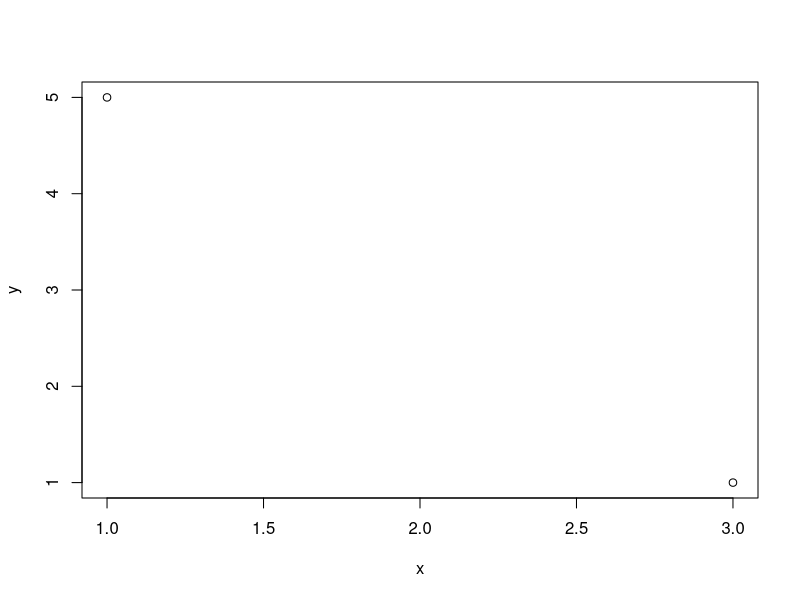
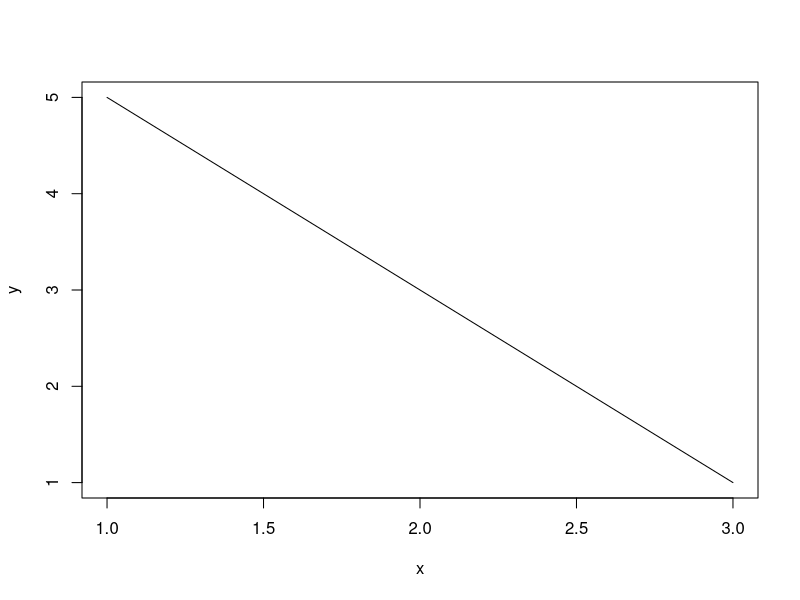
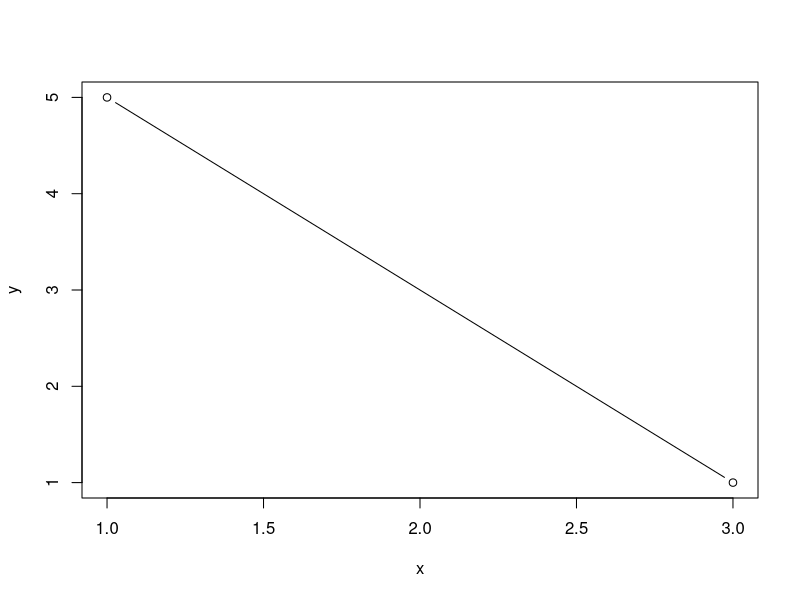
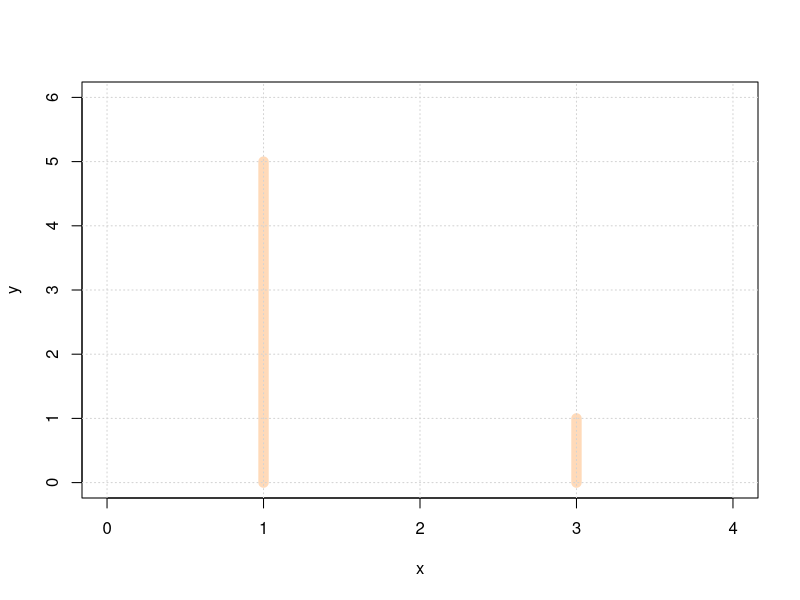

These charts were generated, in order, by the following R code:
# simple plot
# a line segment 
x <- c(1,3) # a sequence containing the numbers 1 and 3
y <- c(5,1) # "c" comes from concatenate
plot (x,y)
# source on save = run the script and save at same time
plot(x,y,type='l') # this creates a line 
plot(x,y,type='b') # b = both
plot(x,y,type='h', ylim=c(0,6),xlim=c(0,4),lwd=10,col='peachpuff');grid() # makes sticks from 0 to the point
# "h" comes from height
# to make 2 number sequences, always use c
#lwd = line width
# ; seperates commands, but 'grid' could also go to the next line. this is a new function, as there are brackets

# google commands for different colours and types of plots


